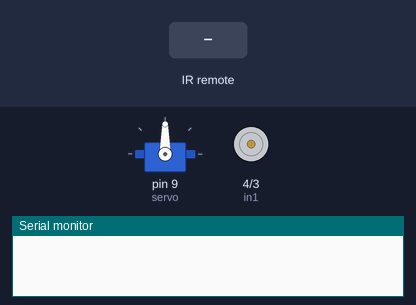
The sketch below on a simulated Arduino Uno, built with avr-gcc and run on an emulated ATmega328P. Shown: servo, motor-driver pin pairs drawn as motors (green arrow = first pin HIGH = forward, orange = second pin HIGH = backward, longer = more drive, scaled by the enable pin), the last lines printed to the serial monitor. Inputs (shaded band) come from the test bench.

Above: at 1.2 s.
1.3 s: infrared code 0x40100525 received
At 2.5 s:
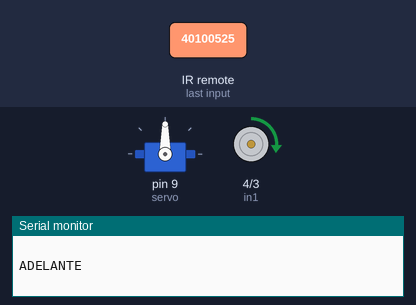
2.8 s: infrared code 0x40100D2D received
At 3.8 s:
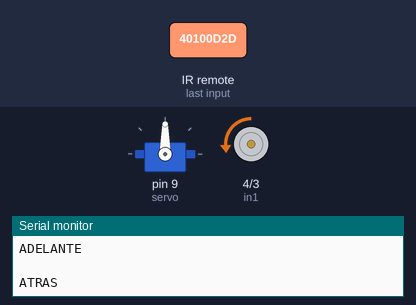
4.3 s: infrared code 0x40100929 received
At 5.0 s:
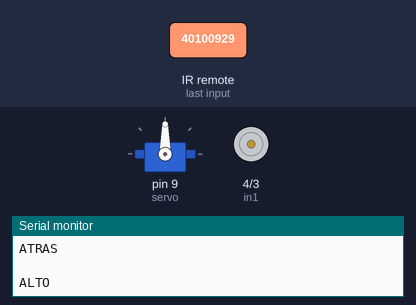
5.8 s: infrared code 0x40100040 received
Timing chart, 0 to 8.3 s (numbered marks = the images above; inputs shaded):
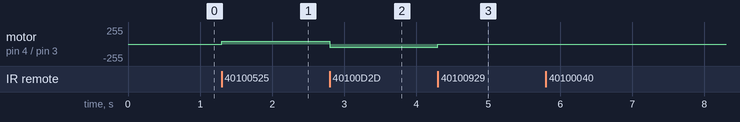

The sketch:

lego_remote_car.ino
```cpp
#include <Servo.h>
#include <IRremote.h>

/*
 * ==========================================================================================
 *ARDUINO LEGO REMOTE CAR
 *Santiago F.G Zamora
 *==========================================================================================
*/

/* Servomotor */
Servo myservo;
int servo = 9; /* pin */
int str8_pos = 90; /* posición central del servomotor */
int min_pos = str8_pos-25;
int max_pos = str8_pos+25;
int pos = str8_pos;

/* L298N (motor DC)*/
int enA = 5; // pin, entrada de 0 a 255
int in1 = 4; // pin
int in2 = 3; // pin

int max_vel = 65;
int min_vel = 45;

int vel = 0;

/* HW490 (IR sensor) */
int ir_recv = 7;
IRrecv irrecv(ir_recv);
decode_results results;

/*
 * ==========================================================================================
 *  SETUP
 *==========================================================================================
*/
void setup() {
  Serial.begin(9600);
  /* L298N */
  pinMode(enA, OUTPUT);
  pinMode(in1, OUTPUT);
  pinMode(in2, OUTPUT);
  /* Servo */
  myservo.attach(servo);
  myservo.write(str8_pos);
  /* IR Reciever */
  irrecv.enableIRIn();
  /*
   *
  fwd : 40100525
  right : 40100F2F
  left : 40100727
  back : 40100D2D
  stop : 40100929
  speed up : 40100040
  speed down : 40100848
  *
  */
}

/*
 * ==========================================================================================
 *  FUNCTIONS
 *==========================================================================================
*/

/*
 * ==========================================================================================
 *  LOOP
 *==========================================================================================
*/

void loop() {
  if (irrecv.decode(&results)){ // Returns 0 if no data ready, 1 if data ready.

    if (results.value == 0x40100929){ // STOP
      digitalWrite(in1, LOW);
      digitalWrite(in2, LOW);
      vel = 0;
      analogWrite(enA,vel);
      pos = str8_pos;
      myservo.write(pos);
      Serial.println(" ");
      Serial.println("ALTO");
    }
    if (results.value == 0x40100525){ // FWD
      digitalWrite(in1, HIGH);
      digitalWrite(in2, LOW);
      vel = min_vel;
      analogWrite(enA,vel);
      Serial.println(" ");
      Serial.println("ADELANTE");
    }
    if (results.value == 0x40100D2D){ // BACK
      digitalWrite(in1, LOW);
      digitalWrite(in2, HIGH);
      vel = min_vel;
      analogWrite(enA,vel);
      Serial.println(" ");
      Serial.println("ATRAS");
    }
    if (results.value == 0x40100F2F){ // RIGHT
      if (pos < max_pos){
        pos = pos + 5;
      }
      myservo.write(pos);
      Serial.println(" ");
      Serial.println("DERECHA");
      Serial.println(pos);
    }
    if (results.value == 0x40100727){ // LEFT
      if (pos > min_pos){
        pos = pos - 5;
      }
      myservo.write(pos);
      Serial.println(" ");
      Serial.println("IZQUIERDA");
      Serial.println(pos);
    }
    if (results.value == 0x40100040){ // SPEED UP
      if (vel < max_vel){
        vel = vel + 1;
      }
      analogWrite(enA,vel);
      Serial.println(" ");
      Serial.println("MAS VEL");
      Serial.println(vel);
    }
    if (results.value == 0x40100848){ // SPEED DOWN
      if (vel > min_vel){
        vel = vel - 1;
      }
      analogWrite(enA,vel);
      Serial.println(" ");
      Serial.println("MENOS VEL");
      Serial.println(vel);
    }

    irrecv.resume(); // Restart the ISR state machine and Receive the next value
  }
}
```

Measured:
- after the input at 1.3 s, motor on pin 4 (in1) / pin 3 (in2): stopped → forward 45/255 at once
- after the input at 2.8 s, motor on pin 4 (in1) / pin 3 (in2): forward 45/255 → backward 45/255 at once
- after the input at 4.3 s, motor on pin 4 (in1) / pin 3 (in2): backward 45/255 → stopped at once
